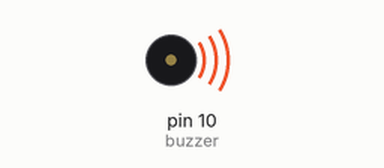
Bench run of a sketch on a simulated Arduino Uno, built with avr-gcc and run on an emulated ATmega328P. Shown: buzzer (waves = sounding).

Above: at 0.5 s.
At 8.0 s:
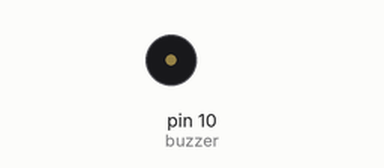
Timing chart, 0 to 11.7 s (numbered marks = the images above):
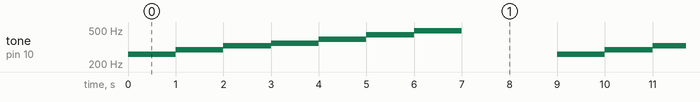

Measured:
- by itself, tone on pin 10 (buzzer): repeats every 9.0 s: 293 Hz 1.0 s, 329 Hz 1.0 s, 349 Hz 1.0 s, 391 Hz 1.0 s, 440 Hz 1.0 s, 493 Hz 1.0 s, silent 2.0 s, 261 Hz 1.0 s

The sketch:

piano_automatico.ino
```cpp
// Pino buzzer
const int buzzer = 10;

// Frequencias de cada nota musical
const int c = 261; // Dó
const int d = 293; // Ré
const int e = 329; // Mi
const int f = 349; // Fá
const int g = 391; // Sol
const int a = 440; // Lá
const int b = 493; // Si

void setup(){
  pinMode(buzzer, OUTPUT); // buzzer como saída
}

void loop(){
  tone(buzzer, c);
  delay(1000);

  tone(buzzer, d);
  delay(1000);

  tone(buzzer, e);
  delay(1000);

  tone(buzzer, f);
  delay(1000);

  tone(buzzer, g);
  delay(1000);

  tone(buzzer, a);
  delay(1000);

  tone(buzzer, b);
  delay(1000);

  noTone(buzzer);
  delay(2000);
}
```
